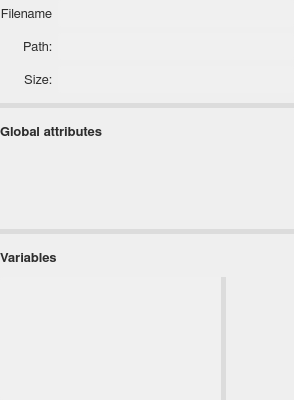
    <widget class="QSplitter" name="splitter_1">
     <property name="styleSheet">
      <string notr="true">QSplitter::handle {
    background: rgb(220,220,220);
}

QSplitter::handle:horizontal {
    width: 5px;
}

QSplitter::handle:vertical {
    height: 5px;
}

QSplitter::handle:pressed {
    background: rgb(190,190,190);
}

QSplitter::handle:hover {
    background-color: rgb(205,205,205);
}</string>
     </property>
     <property name="orientation">
      <enum>Qt::Vertical</enum>
     </property>
     <widget class="QWidget" name="layoutWidget">
      <layout class="QVBoxLayout" name="verticalLayout_3">
       <item>
        <layout class="QGridLayout" name="gridLayout">
         <item row="2" column="0">
          <widget class="QLabel" name="biw_label_3">
           <property name="minimumSize">
            <size>
             <width>0</width>
             <height>27</height>
            </size>
           </property>
           <property name="maximumSize">
            <size>
             <width>16777215</width>
             <height>27</height>
            </size>
           </property>
           <property name="font">
            <font>
             <family>FreeSans</family>
             <pointsize>10</pointsize>
             <stylestrategy>PreferAntialias</stylestrategy>
             <kerning>true</kerning>
            </font>
           </property>
           <property name="styleSheet">
            <string notr="true">QLabel {
	color: rgb(45,45,45);
}</string>
           </property>
           <property name="text">
            <string>Size:</string>
           </property>
           <property name="alignment">
            <set>Qt::AlignRight|Qt::AlignTrailing|Qt::AlignVCenter</set>
           </property>
          </widget>
         </item>
         <item row="2" column="1">
          <widget class="QLineEdit" name="biw_line_3">
           <property name="enabled">
            <bool>true</bool>
           </property>
           <property name="minimumSize">
            <size>
             <width>0</width>
             <height>27</height>
            </size>
           </property>
           <property name="maximumSize">
            <size>
             <width>16777215</width>
             <height>27</height>
            </size>
           </property>
           <property name="font">
            <font>
             <family>FreeSans</family>
             <pointsize>9</pointsize>
             <weight>50</weight>
             <bold>false</bold>
             <stylestrategy>PreferAntialias</stylestrategy>
             <kerning>true</kerning>
            </font>
           </property>
           <property name="styleSheet">
            <string notr="true">QLineEdit {
	border-radius: 3px;
	padding: 1px 4px 1px 4px;
	background-color:  rgb(240, 240, 240);
    color: rgb(45,45,45);
}
    
QLineEdit:disabled {
	background-color:  rgb(200,200,200);
}</string>
           </property>
           <property name="frame">
            <bool>false</bool>
           </property>
           <property name="readOnly">
            <bool>true</bool>
           </property>
          </widget>
         </item>
         <item row="0" column="0">
          <widget class="QLabel" name="biw_label_1">
           <property name="minimumSize">
            <size>
             <width>0</width>
             <height>27</height>
            </size>
           </property>
           <property name="maximumSize">
            <size>
             <width>16777215</width>
             <height>27</height>
            </size>
           </property>
           <property name="font">
            <font>
             <family>FreeSans</family>
             <pointsize>10</pointsize>
             <stylestrategy>PreferAntialias</stylestrategy>
             <kerning>true</kerning>
            </font>
           </property>
           <property name="styleSheet">
            <string notr="true">QLabel {
	color: rgb(45,45,45);
}</string>
           </property>
           <property name="text">
            <string>Filename</string>
           </property>
           <property name="alignment">
            <set>Qt::AlignRight|Qt::AlignTrailing|Qt::AlignVCenter</set>
           </property>
          </widget>
         </item>
         <item row="0" column="1">
          <widget class="QLineEdit" name="biw_line_1">
           <property name="enabled">
            <bool>true</bool>
           </property>
           <property name="minimumSize">
            <size>
             <width>0</width>
             <height>27</height>
            </size>
           </property>
           <property name="maximumSize">
            <size>
             <width>16777215</width>
             <height>27</height>
            </size>
           </property>
           <property name="font">
            <font>
             <family>FreeSans</family>
             <pointsize>9</pointsize>
             <weight>50</weight>
             <bold>false</bold>
             <stylestrategy>PreferAntialias</stylestrategy>
             <kerning>true</kerning>
            </font>
           </property>
           <property name="styleSheet">
            <string notr="true">QLineEdit {
	border-radius: 3px;
	padding: 1px 4px 1px 4px;
	background-color:  rgb(240, 240, 240);
    color: rgb(45,45,45);
}
    
QLineEdit:disabled {
	background-color:  rgb(200,200,200);
}</string>
           </property>
           <property name="frame">
            <bool>false</bool>
           </property>
           <property name="readOnly">
            <bool>true</bool>
           </property>
          </widget>
         </item>
         <item row="1" column="1">
          <widget class="QLineEdit" name="biw_line_2">
           <property name="enabled">
            <bool>true</bool>
           </property>
           <property name="minimumSize">
            <size>
             <width>0</width>
             <height>27</height>
            </size>
           </property>
           <property name="maximumSize">
            <size>
             <width>16777215</width>
             <height>27</height>
            </size>
           </property>
           <property name="font">
            <font>
             <family>FreeSans</family>
             <pointsize>9</pointsize>
             <weight>50</weight>
             <bold>false</bold>
             <stylestrategy>PreferAntialias</stylestrategy>
             <kerning>true</kerning>
            </font>
           </property>
           <property name="styleSheet">
            <string notr="true">QLineEdit {
	border-radius: 3px;
	padding: 1px 4px 1px 4px;
	background-color:  rgb(240, 240, 240);
    color: rgb(45,45,45);
}
    
QLineEdit:disabled {
	background-color:  rgb(200,200,200);
}</string>
           </property>
           <property name="frame">
            <bool>false</bool>
           </property>
           <property name="readOnly">
            <bool>true</bool>
           </property>
          </widget>
         </item>
         <item row="1" column="0">
          <widget class="QLabel" name="biw_label_2">
           <property name="minimumSize">
            <size>
             <width>0</width>
             <height>27</height>
            </size>
           </property>
           <property name="maximumSize">
            <size>
             <width>16777215</width>
             <height>27</height>
            </size>
           </property>
           <property name="font">
            <font>
             <family>FreeSans</family>
             <pointsize>10</pointsize>
             <stylestrategy>PreferAntialias</stylestrategy>
             <kerning>true</kerning>
            </font>
           </property>
           <property name="styleSheet">
            <string notr="true">QLabel {
	color: rgb(45,45,45);
}</string>
           </property>
           <property name="text">
            <string>Path:</string>
           </property>
           <property name="alignment">
            <set>Qt::AlignRight|Qt::AlignTrailing|Qt::AlignVCenter</set>
           </property>
          </widget>
         </item>
        </layout>
       </item>
       <item>
        <spacer name="verticalSpacer_2">
         <property name="orientation">
          <enum>Qt::Vertical</enum>
         </property>
         <property name="sizeType">
          <enum>QSizePolicy::Fixed</enum>
         </property>
         <property name="sizeHint" stdset="0">
          <size>
           <width>20</width>
           <height>10</height>
          </size>
         </property>
        </spacer>
       </item>
       <item>
        <spacer name="verticalSpacer_3">
         <property name="orientation">
          <enum>Qt::Vertical</enum>
         </property>
         <property name="sizeHint" stdset="0">
          <size>
           <width>20</width>
           <height>40</height>
          </size>
         </property>
        </spacer>
       </item>
      </layout>
     </widget>
     <widget class="QWidget" name="layoutWidget">
      <layout class="QVBoxLayout" name="verticalLayout">
       <item>
        <spacer name="verticalSpacer_4">
         <property name="orientation">
          <enum>Qt::Vertical</enum>
         </property>
         <property name="sizeType">
          <enum>QSizePolicy::Fixed</enum>
         </property>
         <property name="sizeHint" stdset="0">
          <size>
           <width>20</width>
           <height>10</height>
          </size>
         </property>
        </spacer>
       </item>
       <item>
        <layout class="QHBoxLayout" name="horizontalLayout_2">
         <item>
          <widget class="QLabel" name="biw_label_4">
           <property name="minimumSize">
            <size>
             <width>0</width>
             <height>27</height>
            </size>
           </property>
           <property name="maximumSize">
            <size>
             <width>16777215</width>
             <height>27</height>
            </size>
           </property>
           <property name="font">
            <font>
             <family>FreeSans</family>
             <pointsize>10</pointsize>
             <weight>75</weight>
             <bold>true</bold>
             <stylestrategy>PreferAntialias</stylestrategy>
             <kerning>true</kerning>
            </font>
           </property>
           <property name="styleSheet">
            <string notr="true">QLabel {
	color: rgb(45,45,45);
}</string>
           </property>
           <property name="text">
            <string>Global attributes</string>
           </property>
          </widget>
         </item>
         <item>
          <spacer name="horizontalSpacer_5">
           <property name="orientation">
            <enum>Qt::Horizontal</enum>
           </property>
           <property name="sizeHint" stdset="0">
            <size>
             <width>40</width>
             <height>20</height>
            </size>
           </property>
          </spacer>
         </item>
        </layout>
       </item>
       <item>
        <widget class="QScrollArea" name="global_attributes_scroll">
         <property name="styleSheet">
          <string notr="true">QScrollArea { background: transparent; }

QScrollArea &gt; QWidget &gt; QWidget { background: transparent; }

QScrollBar:vertical {
  border: 0px solid white;
  background-color: rgb(240, 240, 240);
  width: 20px;
  margin: 21px 0px 21px 0px;
}

QScrollBar:horizontal {
  border: 0px solid white;
  background-color: rgb(240, 240, 240);
  height: 20px;
  margin: 0px 21px 0px 21px;
}

QScrollBar::handle:vertical {
  background-color: rgb(205, 205, 205);
  min-height: 25px;
}

QScrollBar:handle:vertical:hover {
  background-color: rgb(167, 167, 167);
}

QScrollBar:handle:vertical:pressed {
  background-color: rgb(96, 96, 96);
}

QScrollBar::handle:horizontal {
  background-color: rgb(205, 205, 205);
  min-width: 25px;
}

QScrollBar:handle:horizontal:hover {
  background-color: rgb(167, 167, 167);
}

QScrollBar:handle:horizontal:pressed {
  background-color: rgb(96, 96, 96);
}

QScrollBar::add-line:vertical {
  border-top: 0px solid rgb(240,240,240);
  border-left: 0px solid white;
  border-right: 0px solid white;
  border-bottom: 0px solid white;
  background-color: rgb(240, 240, 240);
  height: 20px;
  subcontrol-position: bottom;
  subcontrol-origin: margin;
}

QScrollBar::add-line:vertical:hover {
  background-color: rgb(219, 219, 219);
}

QScrollBar::sub-line:vertical {
  border-top: 0px solid white;
  border-left: 0px solid white;
  border-right: 0px solid white;
  border-bottom: 0px solid rgb(240,240,240);
  background-color: rgb(240, 240, 240);
  height: 20px;
  subcontrol-position: top;
  subcontrol-origin: margin;
}

QScrollBar::sub-line:vertical:hover {
  background-color: rgb(219, 219, 219);
}

QScrollBar::add-line:vertical:pressed {
  background-color: rgb(96, 96, 96);
}

QScrollBar::up-arrow:vertical {
  image: url(icons/up_arrow_icon.svg); 
  width: 16px;
  height: 16px;
}

QScrollBar::up-arrow:vertical:pressed {
  right: -1px;
  bottom: -1px;
}

QScrollBar::down-arrow:vertical {
  image: url(icons/down_arrow_icon.svg); 
  width: 16px;
  height: 16px;
}

QScrollBar::down-arrow:vertical:pressed {
  right: -1px;
  bottom: -1px;
}

QScrollBar::add-line:horizontal {
  border-top: 0px solid white;
  border-left: 0px solid rgb(240,240,240);
  border-right: 0px solid white;
  border-bottom: 0px solid white;
  background-color: rgb(240, 240, 240);
  width: 20px;
  subcontrol-position: right;
  subcontrol-origin: margin;
}

QScrollBar::add-line:horizontal:hover {
  background-color: rgb(219, 219, 219);
}

QScrollBar::add-line:horizontal:pressed {
  background-color: rgb(96, 96, 96);
}

QScrollBar::sub-line:horizontal {
  border-top: 0px solid white;
  border-left: 0px solid white;
  border-right: 0px solid rgb(240,240,240);
  border-bottom: 0px solid white;
  background-color: rgb(240, 240, 240);
  width: 20px;
  subcontrol-position: left;
  subcontrol-origin: margin;
}

QScrollBar::sub-line:horizontal:hover {
  background-color: rgb(219, 219, 219);
}

QScrollBar::left-arrow:horizontal {
  image: url(icons/left_arrow_icon.svg); 
  width: 16px;
  height: 16px;
}

QScrollBar::left-arrow:horizontal:pressed {
  right: -1px;
  bottom: -1px;
}

QScrollBar::right-arrow:horizontal {
  image: url(icons/right_arrow_icon.svg); 
  width: 16px;
  height: 16px;
}

QScrollBar::right-arrow:horizontal:pressed {
  right: -1px;
  bottom: -1px;
}</string>
         </property>
         <property name="frameShape">
          <enum>QFrame::NoFrame</enum>
         </property>
         <property name="widgetResizable">
          <bool>true</bool>
         </property>
         <property name="alignment">
          <set>Qt::AlignLeading|Qt::AlignLeft|Qt::AlignTop</set>
         </property>
         <widget class="QWidget" name="scrollAreaWidgetContents">
          <property name="geometry">
           <rect>
            <x>0</x>
            <y>0</y>
            <width>646</width>
            <height>85</height>
           </rect>
          </property>
          <layout class="QGridLayout" name="gridLayout_2">
           <item row="1" column="0">
            <spacer name="verticalSpacer_7">
             <property name="orientation">
              <enum>Qt::Vertical</enum>
             </property>
             <property name="sizeHint" stdset="0">
              <size>
               <width>20</width>
               <height>40</height>
              </size>
             </property>
            </spacer>
           </item>
           <item row="0" column="0">
            <layout class="QHBoxLayout" name="horizontalLayout_4">
             <item>
              <spacer name="horizontalSpacer_3">
               <property name="orientation">
                <enum>Qt::Horizontal</enum>
               </property>
               <property name="sizeType">
                <enum>QSizePolicy::Fixed</enum>
               </property>
               <property name="sizeHint" stdset="0">
                <size>
                 <width>20</width>
                 <height>20</height>
                </size>
               </property>
              </spacer>
             </item>
             <item>
              <layout class="QGridLayout" name="global_attributes_layout"/>
             </item>
            </layout>
           </item>
          </layout>
         </widget>
        </widget>
       </item>
       <item>
        <spacer name="verticalSpacer_5">
         <property name="orientation">
          <enum>Qt::Vertical</enum>
         </property>
         <property name="sizeType">
          <enum>QSizePolicy::Fixed</enum>
         </property>
         <property name="sizeHint" stdset="0">
          <size>
           <width>20</width>
           <height>10</height>
          </size>
         </property>
        </spacer>
       </item>
      </layout>
     </widget>
     <widget class="QWidget" name="layoutWidget">
      <layout class="QVBoxLayout" name="verticalLayout_2">
       <item>
        <spacer name="verticalSpacer_6">
         <property name="orientation">
          <enum>Qt::Vertical</enum>
         </property>
         <property name="sizeType">
          <enum>QSizePolicy::Fixed</enum>
         </property>
         <property name="sizeHint" stdset="0">
          <size>
           <width>20</width>
           <height>10</height>
          </size>
         </property>
        </spacer>
       </item>
       <item>
        <layout class="QHBoxLayout" name="horizontalLayout_3">
         <item>
          <widget class="QLabel" name="biw_label_5">
           <property name="minimumSize">
            <size>
             <width>0</width>
             <height>27</height>
            </size>
           </property>
           <property name="maximumSize">
            <size>
             <width>16777215</width>
             <height>27</height>
            </size>
           </property>
           <property name="font">
            <font>
             <family>FreeSans</family>
             <pointsize>10</pointsize>
             <weight>75</weight>
             <bold>true</bold>
             <stylestrategy>PreferAntialias</stylestrategy>
             <kerning>true</kerning>
            </font>
           </property>
           <property name="styleSheet">
            <string notr="true">QLabel {
	color: rgb(45,45,45);
}</string>
           </property>
           <property name="text">
            <string>Variables</string>
           </property>
          </widget>
         </item>
         <item>
          <spacer name="horizontalSpacer_6">
           <property name="orientation">
            <enum>Qt::Horizontal</enum>
           </property>
           <property name="sizeHint" stdset="0">
            <size>
             <width>40</width>
             <height>20</height>
            </size>
           </property>
          </spacer>
         </item>
        </layout>
       </item>
       <item>
        <widget class="QSplitter" name="splitter_2">
         <property name="styleSheet">
          <string notr="true">QSplitter::handle {
    background: rgb(220,220,220);
}

QSplitter::handle:horizontal {
    width: 5px;
}

QSplitter::handle:vertical {
    height: 5px;
}

QSplitter::handle:pressed {
    background: rgb(190,190,190);
}

QSplitter::handle:hover {
    background-color: rgb(205,205,205);
}</string>
         </property>
         <property name="orientation">
          <enum>Qt::Horizontal</enum>
         </property>
         <widget class="QListWidget" name="variable_list">
          <property name="enabled">
           <bool>true</bool>
          </property>
          <property name="minimumSize">
           <size>
            <width>0</width>
            <height>0</height>
           </size>
          </property>
          <property name="maximumSize">
           <size>
            <width>16777215</width>
            <height>16777215</height>
           </size>
          </property>
          <property name="font">
           <font>
            <family>FreeSans</family>
            <pointsize>10</pointsize>
            <weight>50</weight>
            <bold>false</bold>
            <stylestrategy>PreferAntialias</stylestrategy>
            <kerning>true</kerning>
           </font>
          </property>
          <property name="focusPolicy">
           <enum>Qt::NoFocus</enum>
          </property>
          <property name="styleSheet">
           <string notr="true">QListWidget {
    border-bottom-left-radius: 3px;
    border-top-left-radius: 3px;
	background-color:  rgb(240, 240, 240);
	color: rgb(45,45,45);
}

QListWidget:disabled {
	background-color:  rgb(200,200,200);
    color: rgb(45,45,45);
}

QListView::item {
	border: 0px solid rgb(240,240,240);
	border-radius: 3px;
    padding: 1px 1px 1px 1px;
    margin: 3px 3px 3px 3px;
}

QListView::item:selected {
	border: 0px solid rgb(240,240,240);
	border-radius: 3px;
}

QListView::item:selected:!active {
	background: rgb(200,200,200);
}

QListView::item:selected:active {
	background: rgb(200,200,200);
}

QListView::item:hover {
	background: rgb(230,230,230);
	border-radius: 3px;
}

QScrollBar:vertical {
  border: 0px solid white;
  background-color: rgb(240, 240, 240);
  width: 20px;
  margin: 21px 0px 21px 0px;
}

QScrollBar:horizontal {
  border: 0px solid white;
  background-color: rgb(240, 240, 240);
  height: 20px;
  margin: 0px 21px 0px 21px;
}

QScrollBar::handle:vertical {
  background-color: rgb(205, 205, 205);
  min-height: 25px;
}

QScrollBar:handle:vertical:hover {
  background-color: rgb(166, 166, 166);
}

QScrollBar:handle:vertical:pressed {
  background-color: rgb(96, 96, 96);
}

QScrollBar::handle:horizontal {
  background-color: rgb(205, 205, 205);
  min-width: 25px;
}

QScrollBar:handle:horizontal:hover {
  background-color: rgb(166, 166, 166);
}

QScrollBar:handle:horizontal:pressed {
  background-color: rgb(96, 96, 96);
}

QScrollBar::add-line:vertical {
  border-top: 0px solid rgb(240,240,240);
  border-left: 0px solid white;
  border-right: 0px solid white;
  border-bottom: 0px solid white;
  background-color: rgb(240, 240, 240);
  height: 20px;
  subcontrol-position: bottom;
  subcontrol-origin: margin;
  border-top-right-radius: 0px;
}

QScrollBar::add-line:vertical:hover {
  background-color: rgb(218, 218, 218);
}

QScrollBar::add-line:vertical:pressed {
  background-color: rgb(96, 96, 96);
}

QScrollBar::sub-line:vertical {
  border-top: 0px solid white;
  border-left: 0px solid white;
  border-right: 0px solid white;
  border-bottom: 0px solid rgb(240,240,240);
  background-color: rgb(240, 240, 240);
  height: 20px;
  subcontrol-position: top;
  subcontrol-origin: margin;
  border-bottom-right-radius: 0px;
}

QScrollBar::sub-line:vertical:hover {
  background-color: rgb(218, 218, 218);
}

QScrollBar::sub-line:vertical:pressed {
  background-color: rgb(96, 96, 96);
}

QScrollBar::up-arrow:vertical {
  image: url(icons/up_arrow_icon.svg); 
  width: 16px;
  height: 16px;
}

QScrollBar::up-arrow:vertical:pressed {
  right: -1px;
  bottom: -1px;
}

QScrollBar::down-arrow:vertical {
  image: url(icons/down_arrow_icon.svg); 
  width: 16px;
  height: 16px;
}

QScrollBar::down-arrow:vertical:pressed {
  right: -1px;
  bottom: -1px;
}

QScrollBar::add-line:horizontal {
  border-top: 0px solid white;
  border-left: 0px solid rgb(240,240,240);
  border-right: 0px solid white;
  border-bottom: 0px solid white;
  background-color: rgb(240, 240, 240);
  width: 20px;
  subcontrol-position: right;
  subcontrol-origin: margin;
  border-bottom-right-radius: 0px;
}

QScrollBar::add-line:horizontal:hover {
  background-color: rgb(218, 218, 218);
}

QScrollBar::add-line:horizontal:pressed {
  background-color: rgb(96, 96, 96);
}

QScrollBar::sub-line:horizontal {
  border-top: 0px solid white;
  border-left: 0px solid white;
  border-right: 0px solid rgb(240,240,240);
  border-bottom: 0px solid white;
  background-color: rgb(240, 240, 240);
  width: 20px;
  subcontrol-position: left;
  subcontrol-origin: margin;
  border-bottom-left-radius: 3px;
}

QScrollBar::sub-line:horizontal:hover {
  background-color: rgb(218, 218, 218);
}

QScrollBar::sub-line:horizontal:pressed {
  background-color: rgb(96, 96, 96);
}

QScrollBar::left-arrow:horizontal {
  image: url(icons/left_arrow_icon.svg); 
  width: 16px;
  height: 16px;
}

QScrollBar::left-arrow:horizontal:pressed {
  right: -1px;
  bottom: -1px;
}

QScrollBar::right-arrow:horizontal {
  image: url(icons/right_arrow_icon.svg); 
  width: 16px;
  height: 16px;
}

QScrollBar::right-arrow:horizontal:pressed {
  right: -1px;
  bottom: -1px;
}</string>
          </property>
          <property name="frameShape">
           <enum>QFrame::NoFrame</enum>
          </property>
          <property name="sizeAdjustPolicy">
           <enum>QAbstractScrollArea::AdjustIgnored</enum>
          </property>
          <property name="selectionMode">
           <enum>QAbstractItemView::ExtendedSelection</enum>
          </property>
         </widget>
         <widget class="QScrollArea" name="variables_scroll">
          <property name="styleSheet">
           <string notr="true">QScrollArea { background: transparent; }

QScrollArea &gt; QWidget &gt; QWidget { background: transparent; }

QScrollBar:vertical {
  border: 0px solid white;
  background-color: rgb(240, 240, 240);
  width: 20px;
  margin: 21px 0px 21px 0px;
}

QScrollBar:horizontal {
  border: 0px solid white;
  background-color: rgb(240, 240, 240);
  height: 20px;
  margin: 0px 21px 0px 21px;
}

QScrollBar::handle:vertical {
  background-color: rgb(205, 205, 205);
  min-height: 25px;
}

QScrollBar:handle:vertical:hover {
  background-color: rgb(167, 167, 167);
}

QScrollBar:handle:vertical:pressed {
  background-color: rgb(96, 96, 96);
}

QScrollBar::handle:horizontal {
  background-color: rgb(205, 205, 205);
  min-width: 25px;
}

QScrollBar:handle:horizontal:hover {
  background-color: rgb(167, 167, 167);
}

QScrollBar:handle:horizontal:pressed {
  background-color: rgb(96, 96, 96);
}

QScrollBar::add-line:vertical {
  border-top: 0px solid rgb(240,240,240);
  border-left: 0px solid white;
  border-right: 0px solid white;
  border-bottom: 0px solid white;
  background-color: rgb(240, 240, 240);
  height: 20px;
  subcontrol-position: bottom;
  subcontrol-origin: margin;
}

QScrollBar::add-line:vertical:hover {
  background-color: rgb(219, 219, 219);
}

QScrollBar::sub-line:vertical {
  border-top: 0px solid white;
  border-left: 0px solid white;
  border-right: 0px solid white;
  border-bottom: 0px solid rgb(240,240,240);
  background-color: rgb(240, 240, 240);
  height: 20px;
  subcontrol-position: top;
  subcontrol-origin: margin;
}

QScrollBar::sub-line:vertical:hover {
  background-color: rgb(219, 219, 219);
}

QScrollBar::add-line:vertical:pressed {
  background-color: rgb(96, 96, 96);
}

QScrollBar::up-arrow:vertical {
  image: url(icons/up_arrow_icon.svg); 
  width: 16px;
  height: 16px;
}

QScrollBar::up-arrow:vertical:pressed {
  right: -1px;
  bottom: -1px;
}

QScrollBar::down-arrow:vertical {
  image: url(icons/down_arrow_icon.svg); 
  width: 16px;
  height: 16px;
}

QScrollBar::down-arrow:vertical:pressed {
  right: -1px;
  bottom: -1px;
}

QScrollBar::add-line:horizontal {
  border-top: 0px solid white;
  border-left: 0px solid rgb(240,240,240);
  border-right: 0px solid white;
  border-bottom: 0px solid white;
  background-color: rgb(240, 240, 240);
  width: 20px;
  subcontrol-position: right;
  subcontrol-origin: margin;
}

QScrollBar::add-line:horizontal:hover {
  background-color: rgb(219, 219, 219);
}

QScrollBar::add-line:horizontal:pressed {
  background-color: rgb(96, 96, 96);
}

QScrollBar::sub-line:horizontal {
  border-top: 0px solid white;
  border-left: 0px solid white;
  border-right: 0px solid rgb(240,240,240);
  border-bottom: 0px solid white;
  background-color: rgb(240, 240, 240);
  width: 20px;
  subcontrol-position: left;
  subcontrol-origin: margin;
}

QScrollBar::sub-line:horizontal:hover {
  background-color: rgb(219, 219, 219);
}

QScrollBar::left-arrow:horizontal {
  image: url(icons/left_arrow_icon.svg); 
  width: 16px;
  height: 16px;
}

QScrollBar::left-arrow:horizontal:pressed {
  right: -1px;
  bottom: -1px;
}

QScrollBar::right-arrow:horizontal {
  image: url(icons/right_arrow_icon.svg); 
  width: 16px;
  height: 16px;
}

QScrollBar::right-arrow:horizontal:pressed {
  right: -1px;
  bottom: -1px;
}</string>
          </property>
          <property name="frameShape">
           <enum>QFrame::NoFrame</enum>
          </property>
          <property name="widgetResizable">
           <bool>true</bool>
          </property>
          <property name="alignment">
           <set>Qt::AlignLeading|Qt::AlignLeft|Qt::AlignTop</set>
          </property>
          <widget class="QWidget" name="scrollAreaWidgetContents_2">
           <property name="geometry">
            <rect>
             <x>0</x>
             <y>0</y>
             <width>90</width>
             <height>93</height>
            </rect>
           </property>
           <layout class="QGridLayout" name="gridLayout_3">
            <item row="1" column="0">
             <spacer name="verticalSpacer_8">
              <property name="orientation">
               <enum>Qt::Vertical</enum>
              </property>
              <property name="sizeHint" stdset="0">
               <size>
                <width>20</width>
                <height>40</height>
               </size>
              </property>
             </spacer>
            </item>
            <item row="0" column="0">
             <layout class="QGridLayout" name="variables_layout"/>
            </item>
           </layout>
          </widget>
         </widget>
        </widget>
       </item>
      </layout>
     </widget>
    </widget>
